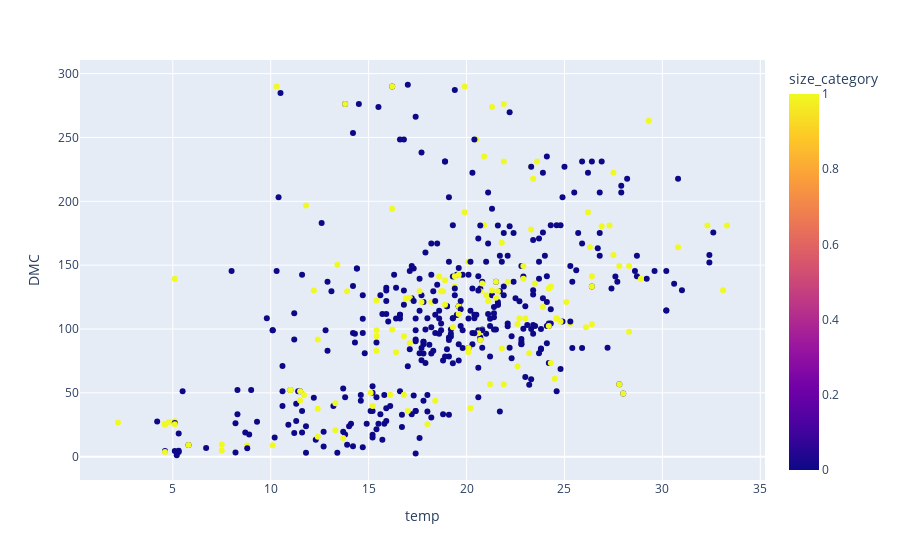

Notebook code cell kept with this figure:
### Markdown cell above
<h4>Observations:</h4>
1. The RH and temp having negative relation
2. we can see that temperature is incresing the  relative humidity getting drcresing
3. which leds to less number of fires took place

### Code cell
fig = px.scatter(forest, x="temp", y="DMC", color='size_category')
fig.show()

### Figure 1 — Plotly figure (JSON) as saved in the notebook; plotly's stock layout.template omitted (floating-point values rounded to 4 significant figures; data arrays with more than 128 entries replaced by an {"elided": "..."} marker saying what was removed)
{"data": [{"hovertemplate": "temp=%{x}<br>DMC=%{y}<br>size_category=%{marker.color}<extra></extra>", "legendgroup": "", "marker": {"color": {"elided": "509 int values"}, "coloraxis": "coloraxis", "symbol": "circle"}, "mode": "markers", "name": "", "orientation": "v", "showlegend": false, "type": "scatter", "x": {"elided": "509 float values"}, "xaxis": "x", "y": {"elided": "509 float values"}, "yaxis": "y"}], "layout": {"coloraxis": {"colorbar": {"title": {"text": "size_category"}}, "colorscale": [[0, "#0d0887"], [0.1111, "#46039f"], [0.2222, "#7201a8"], [0.3333, "#9c179e"], [0.4444, "#bd3786"], [0.5556, "#d8576b"], [0.6667, "#ed7953"], [0.7778, "#fb9f3a"], [0.8889, "#fdca26"], [1, "#f0f921"]]}, "legend": {"tracegroupgap": 0}, "margin": {"t": 60}, "xaxis": {"anchor": "y", "domain": [0, 1], "title": {"text": "temp"}}, "yaxis": {"anchor": "x", "domain": [0, 1], "title": {"text": "DMC"}}}}
